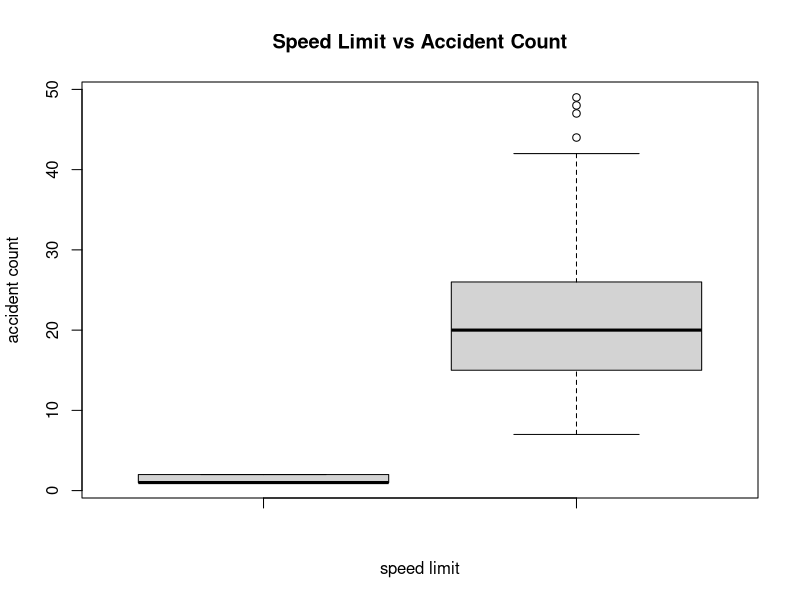

Write R code to recreate this figure.
install.packages('MASS')
library(MASS)

attach(Traffic)

?Traffic


help(Traffic)
str(Traffic)


boxplot(limit, y, main="Speed Limit vs Accident Count", ylab ="accident count", xlab = "speed limit")
